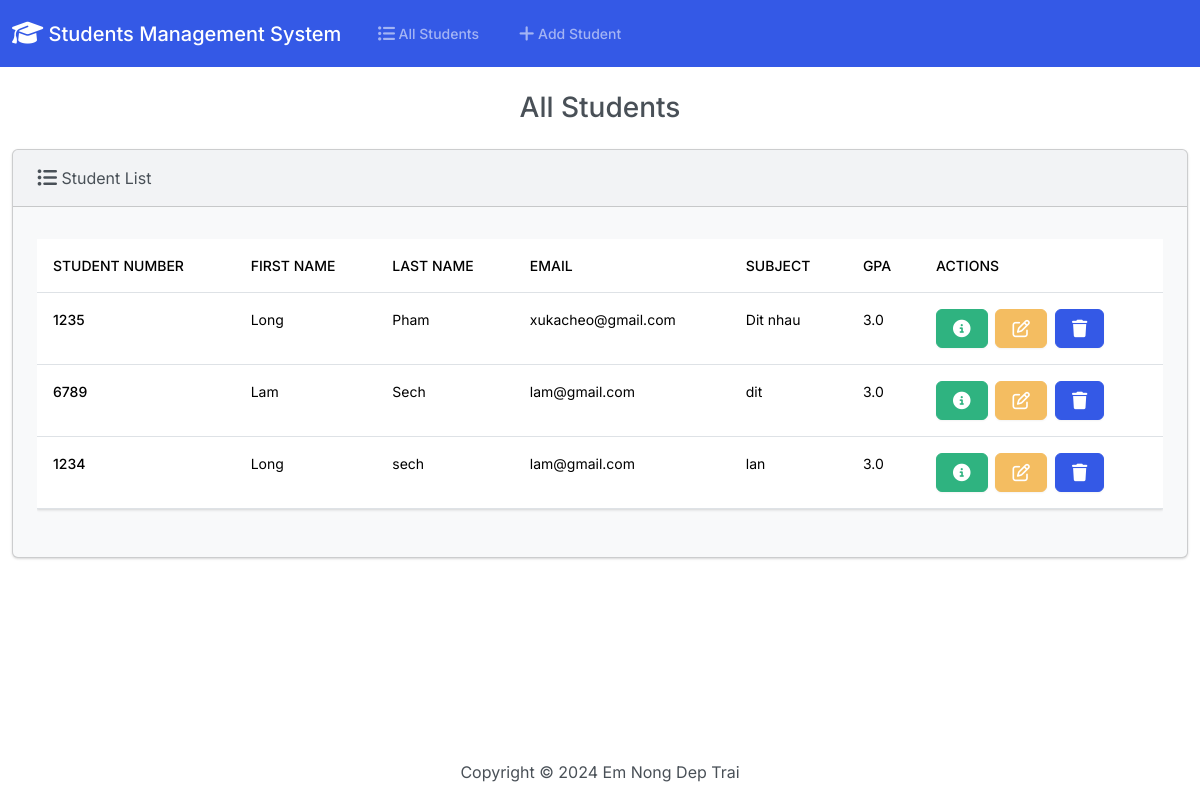
The page / on the database its author committed.
### student/models.py (models this page shows, shortened)
class Student(models.Model):
    student_number = models.PositiveBigIntegerField()
    first_name = models.CharField(max_length=50)
    last_name = models.CharField(max_length=50)
    email = models.EmailField()
    field_of_study = models.CharField(max_length=50)
    gpa = models.FloatField()

### student/views.py (the view)
# urls.py: path('', views.index, name='index'),
def index(request):
    return render(request, 'students/index.html', {
        'students': Student.objects.all()
    })

### student/templates/students/index.html (shortened to what this page needs)
{% extends "base.html" %}
{% block body %}
{% load static %}
<h3 class="text-center m-4">All Students</h3>
<div class="row">
  <div class="col-12">
    {% if students %}
    <div class="card bg-light mb-3">
      <div class="card-header">
        <i class="fa-solid fa-list-ul fa-lg"></i> Student List
      </div>
      <div class="card-body">
        <p class="card-text">
        <div class="table-responsive">
          <table class="table table-hover">
            <thead>
              <tr>
                <th scope="col">Student Number</th>
                <th scope="col">First Name</th>
                <th scope="col">Last Name</th>
                <th scope="col">Email</th>
                <th scope="col">Subject</th>
                <th scope="col">GPA</th>
                <th scope="col">Actions</th>
              </tr>
            </thead>
            <tbody>
              {% for student in students %}
              <tr>
                <th>{{ student.student_number }}</th>
                <td>{{ student.first_name }}</td>
                <td>{{ student.last_name }}</td>
                <td>{{ student.email }}</td>
                <td>{{ student.field_of_study }}</td>
                <td>{{ student.gpa }}</td>
                <td>
                  <button type="button" class="btn btn-success me-1" href="{% url 'view_student' student.id %}"
                    data-bs-toggle="modal" data-bs-target="#myModal{{student.id}}">
                  </button>
                  <a class="btn btn-warning me-1" href="{% url 'edit' student.id %}">
                  </a>
                  <button type="button" class="btn btn-primary" data-bs-toggle="modal" data-bs-target="#delete{{student.id}}">
                  </button>
                </td>
              </tr>
              {% endfor %}
            </tbody>
          </table>
        </div>
        </p>
      </div>
    </div>
    {% else %}
    <h5 class="alert alert-primary ms-4 me-4">No Student Found</h5>
    {% endif %}
  </div>
</div>
{% endblock %}

### student/templates/base.html (shortened to what this page needs)
{% load static %}
<!DOCTYPE html>
<html lang="en">
<head>
    <link rel="stylesheet" href="https://cdnjs.cloudflare.com/ajax/libs/font-awesome/6.5.2/css/all.min.css">
    <link rel="stylesheet" href="{% static 'css/bootstrap.min.css' %}">
<body class="d-flex flex-column min-vh-100">
    <nav class="navbar navbar-expand-lg bg-primary" data-bs-theme="dark">
        <div class="container-fluid">
            <a class="navbar-brand" href="{% url 'index' %}">
                <i class="fa-solid fa-graduation-cap fa-lg"></i> Students Management System
            </a>
            <div class="collapse navbar-collapse" id="navbarColor01">
                <ul class="navbar-nav me-auto">
                    <li class="nav-item">
                        <a class="nav-link" href="{% url 'index' %}">
                             All Students
                        </a>
                    </li>
                    <li class="nav-item">
                        <a class="nav-link" href="{% url 'add' %}">
                             Add Student
                        </a>
                    </li>
                </ul>
            </div>
        </div>
    </nav>
    <div class="container-fluid">
        {% block body %}
        {% endblock %}
    </div>
    <footer class="footer mt-auto py-3">
        <div class="text-center">
            <span>
                Copyright &copy;
                <script> document.write(new Date().getFullYear()) </script> Em Nong Dep Trai
            </span>
        </div>
    </footer>
</body>
</head>
</html>

### rows shown on the page
Student: student_number "1235", first_name "Long", last_name "Pham", email "xukacheo@gmail.com", field_of_study "Dit nhau", gpa "3.0"
Student: student_number "6789", first_name "Lam", last_name "Sech", email "lam@gmail.com", field_of_study "dit", gpa "3.0"
Student: student_number "1234", first_name "Long", last_name "sech", email "lam@gmail.com", field_of_study "lan", gpa "3.0"
